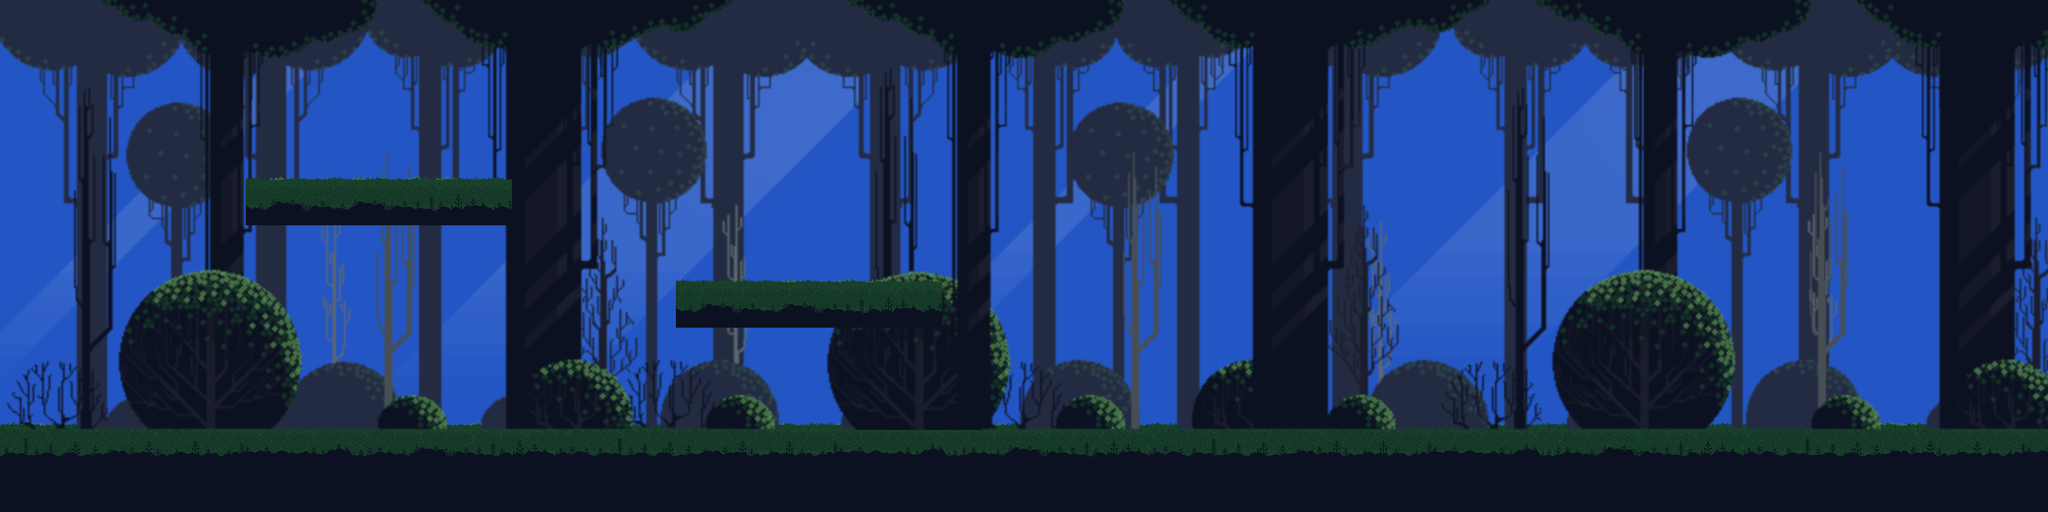

Tiled map render using the project's own tile images. Description and the map definition, with tile-layer contents summarised, below:
An orthogonal 100x25 tile map with 32x32 px tiles, 10 tile layers (bg_sky, bg_light, bg_ground, bg_trees2, ...), 11 tilesets and 3 objects.

<map version="1.1" tiledversion="2018.09.12" orientation="orthogonal" renderorder="right-down" width="100" height="25" tilewidth="32" tileheight="32" infinite="0" nextlayerid="20" nextobjectid="43">
 <tileset firstgid="1" name="bloodcomabg" tilewidth="32" tileheight="32" tilecount="35" columns="7">
  <image source="skyBG.png" width="240" height="160" />
 </tileset>
 <tileset firstgid="36" name="Layer_0000_9" tilewidth="64" tileheight="64" tilecount="168" columns="14">
  <image source="Layer_0000_9.png" width="928" height="793" />
 </tileset>
 <tileset firstgid="204" name="Layer_0001_8" tilewidth="32" tileheight="32" tilecount="696" columns="29">
  <image source="Layer_0001_8.png" width="928" height="793" />
 </tileset>
 <tileset firstgid="900" name="Layer_0002_7" tilewidth="32" tileheight="32" tilecount="696" columns="29">
  <image source="Layer_0002_7.png" width="928" height="793" />
 </tileset>
 <tileset firstgid="1596" name="Layer_0000_9" tilewidth="32" tileheight="32" tilecount="696" columns="29">
  <image source="Layer_0000_9.png" width="928" height="793" />
 </tileset>
 <tileset firstgid="2292" name="Layer_0003_6_2" tilewidth="32" tileheight="32" tilecount="4392" columns="72">
  <image source="Layer_0003_6_2.png" width="2319" height="1982" />
 </tileset>
 <tileset firstgid="6684" name="Layer_0005_5_2" tilewidth="32" tileheight="32" tilecount="4392" columns="72">
  <image source="Layer_0005_5_2.png" width="2319" height="1982" />
 </tileset>
 <tileset firstgid="11076" name="Layer_0006_4_2" tilewidth="32" tileheight="32" tilecount="4392" columns="72">
  <image source="Layer_0006_4_2.png" width="2319" height="1982" />
 </tileset>
 <tileset firstgid="15468" name="Layer_0010_1" tilewidth="32" tileheight="32" tilecount="696" columns="29">
  <image source="Layer_0010_1.png" width="928" height="793" />
 </tileset>
 <tileset firstgid="16164" name="Layer_0004_Lights_2" tilewidth="32" tileheight="32" tilecount="4392" columns="72">
  <image source="Layer_0004_Lights_2.png" width="2319" height="1982" />
 </tileset>
 <tileset firstgid="20556" name="sky" tilewidth="32" tileheight="32" tilecount="4392" columns="72">
  <image source="sky.png" width="2319" height="1982" />
 </tileset>
 <group id="18" name="background">
  <layer id="1" name="bg_sky" width="100" height="25">
   <data>[2500 cells, 2500 non-empty, 1387 distinct tile ids]</data>
  </layer>
  <layer id="9" name="bg_light" width="100" height="25">
   <data>[2500 cells, 1550 non-empty, 833 distinct tile ids]</data>
  </layer>
  <layer id="4" name="bg_ground" width="100" height="25">
   <data>[2500 cells, 500 non-empty, 58 distinct tile ids]</data>
  </layer>
  <layer id="8" name="bg_trees2" width="100" height="25">
   <data>[2500 cells, 2108 non-empty, 1526 distinct tile ids]</data>
  </layer>
  <layer id="6" name="bg_trees1" width="100" height="25">
   <data>[2500 cells, 2100 non-empty, 1468 distinct tile ids]</data>
  </layer>
  <layer id="2" name="bg_blackWeed" width="100" height="25">
   <data>[2500 cells, 400 non-empty, 59 distinct tile ids]</data>
  </layer>
  <layer id="13" name="bg_platform1_1" width="100" height="25">
   <data>[2500 cells, 39 non-empty, 18 distinct tile ids]</data>
  </layer>
  <layer id="14" name="bg_platform1_2" width="100" height="25">
   <data>[2500 cells, 26 non-empty, 18 distinct tile ids]</data>
  </layer>
  <layer id="15" name="bg_platform2_1" width="100" height="25">
   <data>[2500 cells, 39 non-empty, 18 distinct tile ids]</data>
  </layer>
  <layer id="16" name="bg_platform2_2" width="100" height="25">
   <data>[2500 cells, 26 non-empty, 18 distinct tile ids]</data>
  </layer>
 </group>
 <objectgroup id="11" name="ground">
  <object id="29" x="-26.6667" y="665.333" width="3230.67" height="137.333" />
  <object id="41" x="386" y="281" width="414" height="70" />
  <object id="42" x="1060" y="441" width="411" height="70" />
 </objectgroup>
</map>
